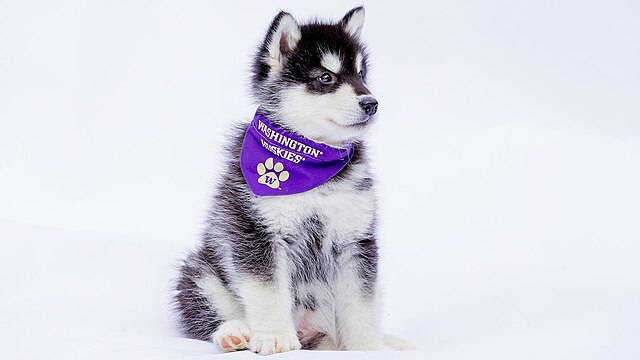
#> input picture dubs.jpg, 640 x 360 px
$ jupyter execute --allow-errors convolutions.ipynb   (shell and % lines are left out)
#> lines starting #> are read from the running program, lines starting #| are printed output that depends on the picture; after the words box and inside, x2 and y2 are one past the last pixel; in counts of white or black regions, pixels touching at a corner belong together
# Convolutions

Last time, we learned about how to represent images in Python with `numpy`. In this lesson, we'll learn about convolutions, specifically on image data, and how to implement convolutions. By the end of this lesson, students will be able to:

- Define what image convolution is;
- Recognize common kernels for image convolution and their functionalities;
- Work with `numpy` arrays for representing images and kernels and applying convolutions.

[cell 1]
import cv2
import matplotlib.pyplot as plt
import numpy as np

[cell 2]
def compare_two_images(im1, im2):
    """
    A helper function to display two images side by side.
    """
    _, axs = plt.subplots(1, 2, figsize=(15, 6))
    axs[0].imshow(im1, cmap="gray")
    axs[1].imshow(im2, cmap="gray")
    plt.show()

## Why Convolutions?

Not only does it have an elegant mathematical definition and important theorems associated with it (you should watch 3Blue1Brown's [video](https://www.youtube.com/watch?v=KuXjwB4LzSA) on convolutions which will be way better than what I can explain), it is also an indispensable component of a lot of *important* neural network architectures, like the U-net,

which underlies the stable diffusion model for text-to-image generation.

## Convolution as a Mathematical Operator

Convolution defined mathematically is an operator that takes as input two functions ($f$ and $g$) and produces an third function ($f * g$) as output. Recall from last lesson that an image can be considered as a 2D function $F(x,y) = \text{pixel value at x,y coordinate}$. (Think of this $F$ as a grayscale image with one channel; for colors images with multiple channels we can work with individual channels in the same way.)

[cell 3]
dubs = cv2.imread("dubs.jpg", 0) # reads the image in as a grayscale image
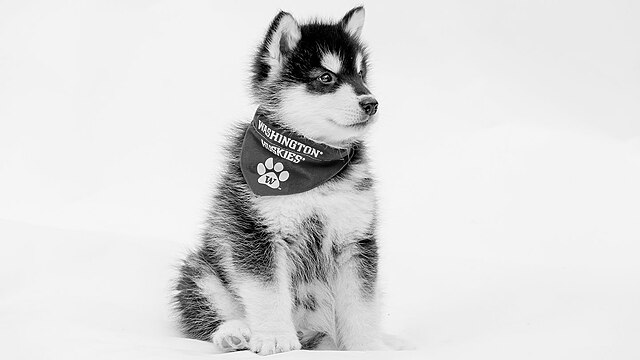
#> dubs: shape (360, 640); min 0, max 255, mean 219.8
plt.imshow(dubs, cmap="gray");

[cell 4]
dubs.shape, dubs.ndim, dubs.dtype

[cell 5]
# F(100, 100)
dubs[100, 100]
#> Out = 242

## Numpy Basics

Before we begin the topic, let's first learn some basic methods for creating `numpy` arrays, which might be useful when we implement convolution later in this lesson. You've seen from last lesson that you can create `numpy` arrays from lists.

[cell 6]
np.array([1, 2, 3])

[cell 7]
np.array(list(range(1, 4)))

[cell 8]
np.arange(1, 4) # Create an array with a range of elements

There are also some specialized methods for creating filled arrays.

[cell 9]
# Create an array of zeros
zeros = np.zeros((2, 3))  # 2x3 array of zeros
print(zeros)

# Create an array of ones
ones = np.ones((3, 2))  # 3x2 array of ones
print(ones)

# Create a 3D array of random numbers
random_array = np.random.rand(2, 3, 4)  # 2x3x4 array of random numbers
print(random_array)

## Image Convolutions

Let's watch 3Blue1Brown's short video on image convolution as it's worth thousands of words in terms of explaining the concept.

[](https://www.youtube.com/watch?v=4xWpQe3G9qI)

In the example shown in the video we are applying a 3x3 blur filter/kernel *matrix* to the image *matrix* that is basically averaging the pixels in a 3x3 patch.
$$kernel = \begin{bmatrix}
\frac{1}{9} & \frac{1}{9} & \frac{1}{9}\\[0.3em]
\frac{1}{9} & \frac{1}{9} & \frac{1}{9}\\[0.3em]
\frac{1}{9} & \frac{1}{9} & \frac{1}{9}
\end{bmatrix}$$

Here's how we can create this kernel in Python:

[cell 10]
blur_kernel = 1 / 9 * np.ones((3, 3))
blur_kernel

Why is it averaging? Because the sum of the entries in the kernel is 1. The entries are like weights applied to a set of values.

[cell 11]
np.sum(blur_kernel), blur_kernel.sum()

The kernel needs to be flipped both left to right and upside down but in many implementations it stays unflipped and the implemented operation becomes effectively cross-correlation instead of convolution. There's usually no need to distinguish the two for image convolutions and we can just go with the option that's easier to reason about.

We can do this because the kernels that are used are often invariant under flipping:

[cell 12]
np.fliplr(np.flipud(blur_kernel))

[cell 13]
# not true for symmetric matrices
onetwothree = np.array([[1,2,3],[2,2,3],[3,3,3]])
print(onetwothree)
print(onetwothree.T)
onetwothree_flipped = np.fliplr(np.flipud(onetwothree))
print(onetwothree_flipped)

[cell 14]
# not to mention any matrix
random_arr = np.random.rand(3,3)
print(random_arr)
random_arr_flipped = np.fliplr(np.flipud(random_arr))
print(random_arr_flipped)

### Practice: code the convolution for images

A convolution can be thought of as a special way of looping over the pixels in an image. Instead of looping over an image one pixel at a time, a convolution loops over an image one subimage (sliced portion of the image) at a time. We call a convolution a **sliding window algorithm** because the algorithm starts at the top row, generates the first subimage for the top leftmost corner, then slides over 1 pixel to the right, and repeats the process.

The sum of the element-wise product between the subimage matrix generated at pixel $(x,y)$ and the kernel matrix becomes the new value at the convolution image's pixel $(x,y)$. It can be written as: $$(f * g) [x, y] = \sum_{i\in[n],j\in[m]} f[x-i, y-j] g[i, j]$$
where $f$ is a single-channel image and $g$ is an $n\text{ by }m$ kernel matrix.

When looping over an image, we need to consider what should happen at the boundary. There are multiple ways to handle boundary values, and below are the three modes (2D version) used in `numpy.convolve`, a [function](https://numpy.org/doc/stable/reference/generated/numpy.convolve.html) for doing 1D convolutions.

And for "full" and "same", there's also subtlety in how to fill the imaginary values outside of the image boundary. Depending on your inputs and applications/goals, this could also be different. For now, we'll just consider the "valid" mode and not worry about how to handle boundary values.

Discuss with your neighbors for 30 seconds before we start: what are the sizes of the convolution results for the three modes? Write them in terms of image_width (iW), image_height (iH), kernel_width (kW), kernel_height (kH).

<details><summary>answer</summary>
<ul>
<li> full: image_width + kernel_width - 1, image_height + kernel_height - 1</li>
<li> same: image_width,                    image_height</li>
<li>valid: image_width - kernel_width + 1, image_height - kernel_height + 1</li>
</ul>
</details>

Let's now practice coding 2D convolution in Python under the "valid" mode.

**Task 1**: first, think of how to iterate over an image to obtain the subimages the same size as the kernel.

PollEverywhere question: which of the following options do you think generate the correct subimages?

[cell 15]
def get_subimages(im, kernel):
    """
    Takes as input an image (single-channel) and a kernel/filter, both being numpy arrays.
    Iterate over im to obtain the subimages the same size as the kernel and
    return the subimages as a dictionary keyed by pixel coordinates.
    """
    assert im.ndim == 2, kernel.ndim == 2
    image_w, image_h = im.shape
    kernel_w, kernel_h = kernel.shape
    conv_im_w = image_w - kernel_w + 1
    conv_im_h = image_h - kernel_h + 1

    subimages = {}
    for x in range(conv_im_w):
        for y in range(conv_im_h):
            ## option 1
            subimage = im[x - 1:x + kernel_w - 1, y - 1:y + kernel_h - 1]
            ## option 2
            # subimage = im[x    :x + kernel_w,     y:  y + kernel_h]
            ## option 3
            # subimage = im[x    :x + kernel_w + 1, y:  y + kernel_h + 1]
            ## option == 4:
            # subimage = im[x + 1:x + kernel_w + 1, y + 1:y + kernel_h + 1]
            ## option == 5:
            # subimage = im[y    :y + kernel_h,     x:  x + kernel_w]
            subimages[x, y] = subimage
    return subimages

[cell 16]
# setting up our test case
small_dubs = np.copy(dubs[50:100, 300:350])
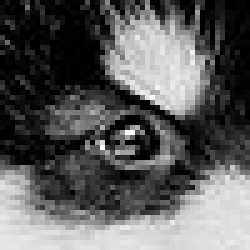
#> small_dubs: shape (50, 50) (shown 5 times larger); min 0, max 255, mean 92.5
compare_two_images(small_dubs, small_dubs[30:33,20:23])
#> in compare_two_images, `plt.show()`:
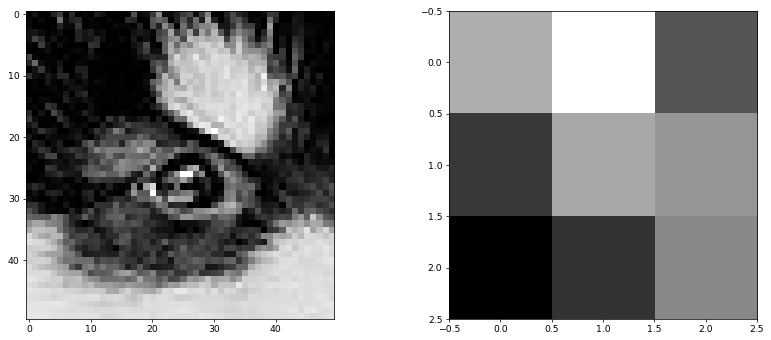
#> figure drawn by matplotlib, 2 panels

[cell 17]
# test out the method
small_dubs_subimages = get_subimages(small_dubs, blur_kernel)
#> after the loop in get_subimages, `for x in range(conv_im_w):`: subimages = 2304 items
#> small_dubs_subimages = 2304 items
compare_two_images(small_dubs_subimages[(30, 20)], small_dubs[30:33,20:23]) # visual comparison is usually the most helpful
#> in compare_two_images (call 2), `plt.show()`:
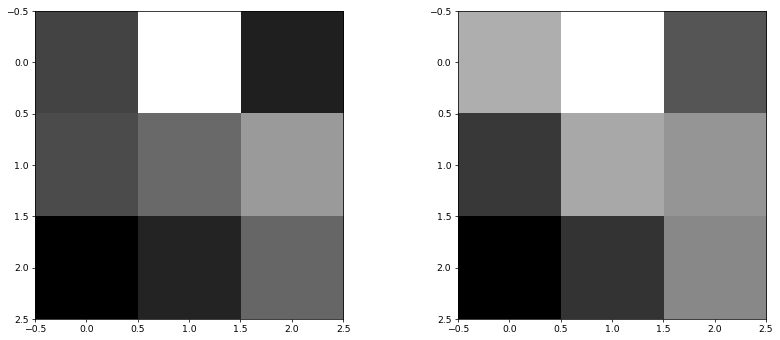
#> figure drawn by matplotlib, 2 panels

assert small_dubs_subimages[(30, 20)].shape == blur_kernel.shape, "subimage does not have same size as the kernel"
#> (the rest of this cell did not finish here and is left out)

**Task 2**: compute the value at $x,y$ and assign to the array representing the convolution result.

PollEverywhere question: this value is a sum of an elementwise product; fill in the code for the product.

[cell 18]
def im_conv(im, kernel):
    """
    Takes as input an image (single-channel) and a kernel/filter, both being numpy arrays.
    Returns the convolution of the kernel over the image under the "valid" mode
    where the image size shrinks by the size of the kernel.
    """
    assert im.ndim == 2, kernel.ndim == 2
    image_w, image_h = im.shape
    kernel_w, kernel_h = kernel.shape
    conv_im_w = image_w - kernel_w + 1
    conv_im_h = image_h - kernel_h + 1
    conv_image = np.zeros((conv_im_w, conv_im_h))

    for x in range(conv_im_w):
        for y in range(conv_im_h):
            ...

    return conv_image

Let's see what the blur kernel does to the dubs image.

[cell 19]
dubs_blurred = im_conv(dubs, blur_kernel)
#> dubs_blurred: shape (358, 638) float64; every value is 0
compare_two_images(dubs, dubs_blurred)

What if we make the kernel size larger? Discuss with your neighbors what might be the expected result.

[cell 20]
blur_kernel_5x5 = np.ones((5,5))
blur_kernel_5x5 /= blur_kernel_5x5.size
blur_kernel_5x5

[cell 21]
dubs_blurred_5x5 = im_conv(dubs, blur_kernel_5x5)
#> dubs_blurred_5x5: shape (356, 636) float64; every value is 0
compare_two_images(dubs, dubs_blurred_5x5)
compare_two_images(dubs_blurred, dubs_blurred_5x5)

### More filters/kernels

So far we've seen averaging filters/box blur filters. Next let's try to deduce what a kernel might do to an image.

#### Kernel 1

[cell 22]
kernel = np.zeros((3,3))
kernel[1,1] = 1
kernel

[cell 23]
conv_im = im_conv(dubs, kernel)
compare_two_images(dubs, conv_im)

[cell 24]
dubs.shape, conv_im.shape
#> Out = ((360, 640), (358, 638))

#> (a cell that did not finish here is left out)

[cell 26]
identity_kernel = np.zeros((3,3))
identity_kernel[1,1] = 1
identity_kernel

#### Kernel 2

[cell 27]
kernel = 2 * identity_kernel - blur_kernel
kernel

[cell 28]
conv_im = im_conv(dubs, kernel)
compare_two_images(dubs, conv_im)

You might think that it looks darker, but looking closer it also seems that the hair strands stand out more. Let's take a look at the result of applying convolution to the identity_kernel with the blur_kernel subtracted from it.

[cell 29]
conv_image_id_sub_blur = im_conv(dubs, identity_kernel - blur_kernel)
plt.imshow(conv_image_id_sub_blur, cmap="gray");

It's kind of hard to see so let's do some thresholding to turn all the gray pixels black and the others white to make the pattern easier to see.

[cell 30]
plt.imshow(cv2.threshold(conv_image_id_sub_blur, 15, 200, cv2.THRESH_BINARY)[1], cmap="gray");

Intuitively, this is subtracting the blurred image from the original image, leaving with us the places where the pixels change colors. You could say that these regions are the important silhouettes that let us recognize the pattern in the image. Now if we apply the sum of the identity_kernel and this difference (identity_kernel - blur_kernel) as a kernel to the image, it's like adding these regions back to the original image, which further stresses them.

[cell 31]
sharpening_kernel = 2 * identity_kernel - blur_kernel
sharpening_kernel

### Kernel 3

[cell 32]
gaussian_blur_kernel = np.array([[1,4,6,4,1]]) * np.array([[1,4,6,4,1]]).T
print(gaussian_blur_kernel)
gaussian_blur_kernel = gaussian_blur_kernel / 256
gaussian_blur_kernel

[cell 33]
conv_im = im_conv(dubs, gaussian_blur_kernel)
compare_two_images(dubs, conv_im)

### OpenCV and some examples

OpenCV is a python library that provides many useful image processing methods, including convolution filters. Note that there's some difference between the implementations that opencv uses and we have introduced in class but the overall result should be qualitatively similar.

[cell 34]
# Use the sharpening kernel
sharpened_image = cv2.filter2D(dubs, -1, sharpening_kernel)
plt.imshow(sharpened_image, cmap="gray");

[cell 35]
# Use the (approximate) Gaussian blur
blurred_filtered_image = cv2.filter2D(dubs, -1, gaussian_blur_kernel)
# alternatively, use opencv's Gaussian blur
# blurred_filtered_image = cv2.GaussianBlur(dubs, (5, 5), 0)
plt.imshow(blurred_filtered_image, cmap="gray");

[cell 36]
# Define an edge detection filter kernel
edge_kernel = np.array([[-1, -1, -1],
                        [-1, 8, -1],
                        [-1, -1, -1]])
edge_filtered_image = cv2.filter2D(dubs, -1, edge_kernel)
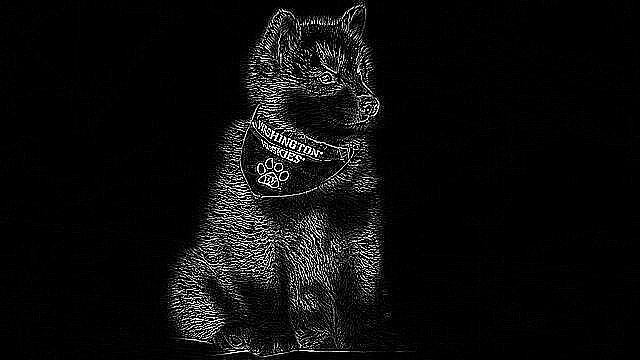
#> edge_filtered_image: shape (360, 640); min 0, max 255, mean 12.9
plt.imshow(edge_filtered_image, cmap="gray");

Here's an example of how to do edge detection of an image in opencv. You can read the [documentation](https://docs.opencv.org/3.4/dd/d1a/group__imgproc__feature.html#ga2a671611e104c093843d7b7fc46d24af)/[tutorial](https://docs.opencv.org/3.4/da/d22/tutorial_py_canny.html) for what the parameters actually do.

[cell 37]
# Canny Edge Detection
edges_orig = cv2.Canny(dubs, 100, 200)
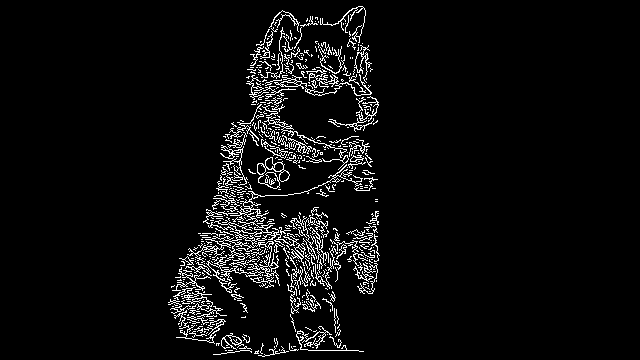
#> edges_orig: shape (360, 640); 5% white in thin lines or dots, all inside (x1, y1, x2, y2) = (168, 6, 380, 357)
edges_blurred = cv2.Canny(blurred_filtered_image, 100, 200)
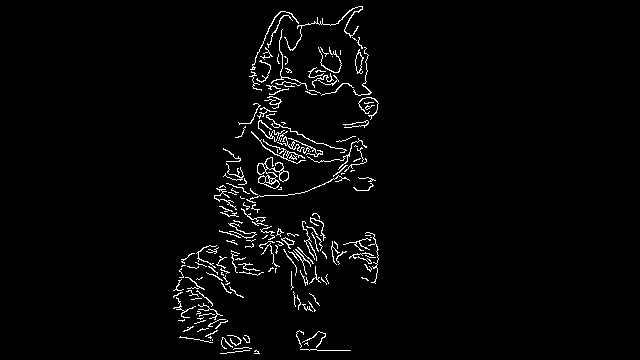
#> edges_blurred: shape (360, 640); 2.6% white in thin lines or dots, all inside (x1, y1, x2, y2) = (173, 6, 379, 354)
compare_two_images(edges_orig, edges_blurred)
